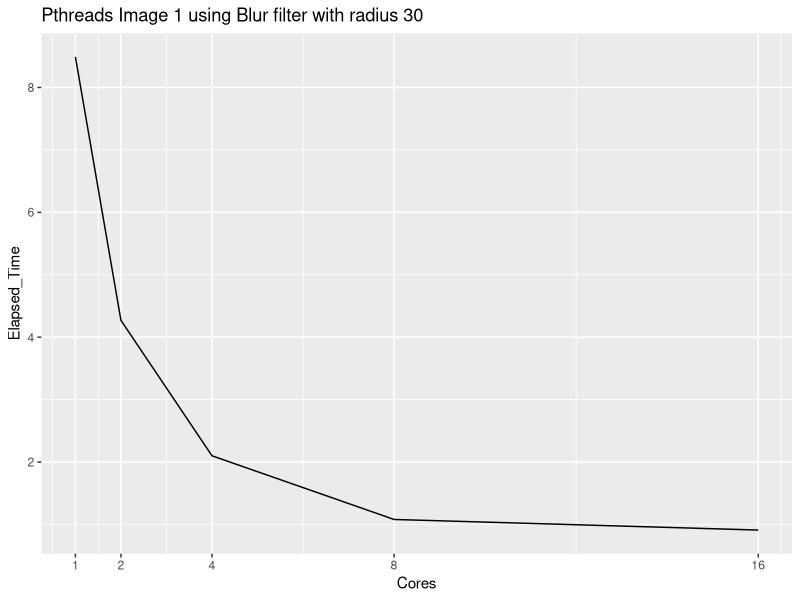
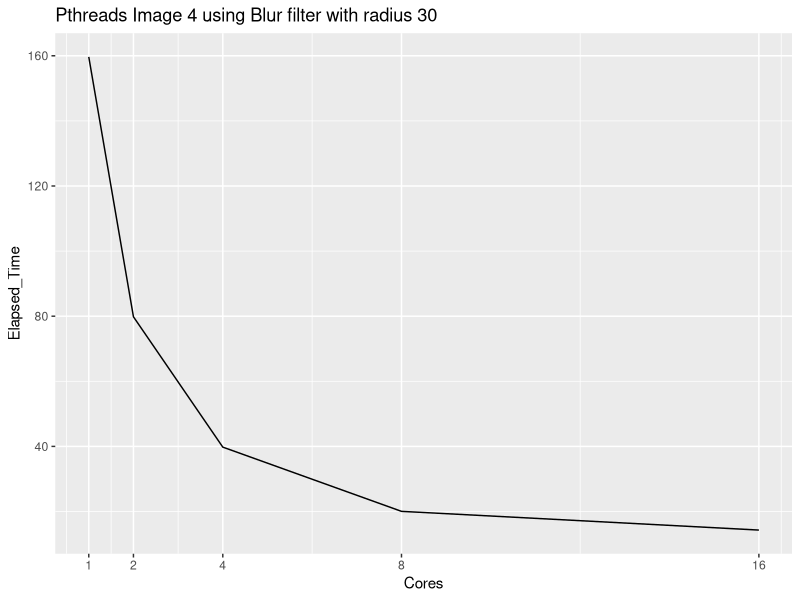
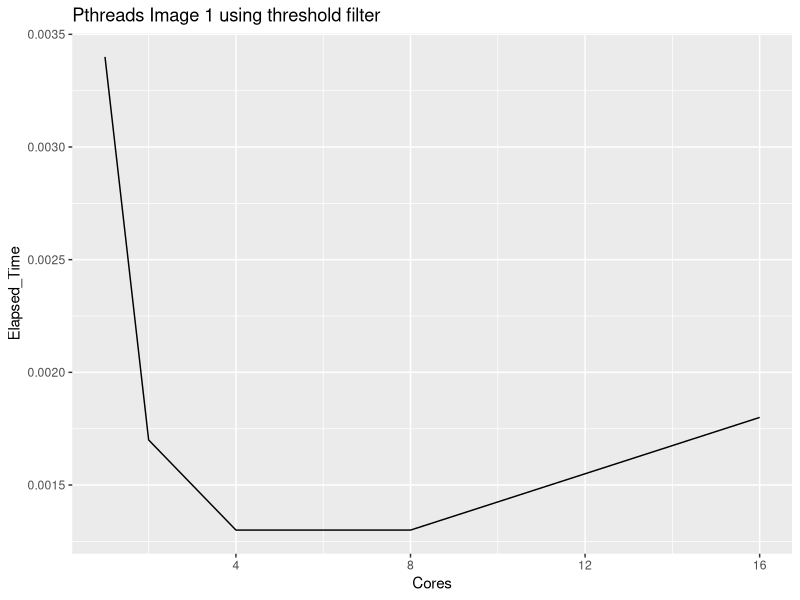
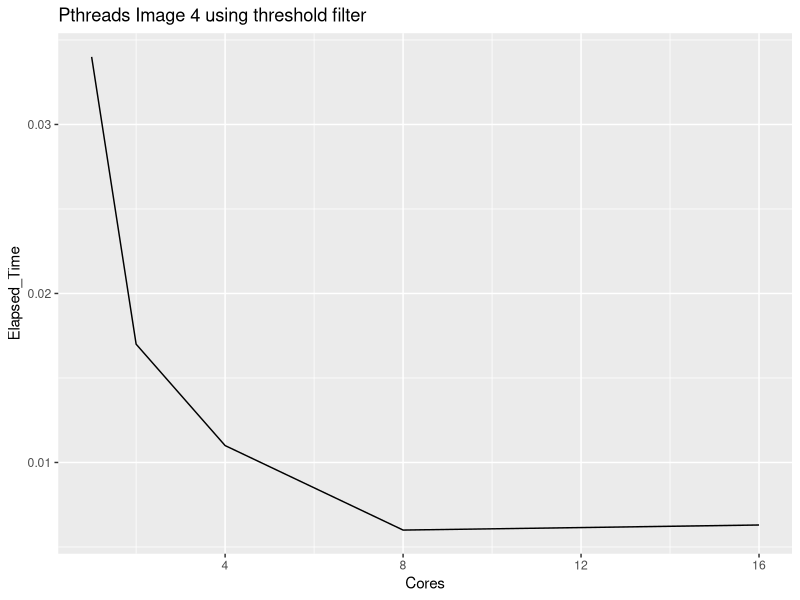

Generate these figures, in order, with R:
library(ggplot2)
library(lubridate)
library(reshape2)
rm(list=ls())

## PTHREADS ##

#Image 1 Blurc, radius 30.
x = c(1,2,4,8,16)
y = seconds(c(8.49, 4.27, 2.10, 1.08, 0.91))
x_name <- "Cores"
y_name <- "Elapsed_Time"

df <- data.frame(x,y)
names(df) <- c(x_name,y_name)
print(df)
ggplot(data = df, aes(x = Cores, y = Elapsed_Time)) + 
  geom_line() + 
  scale_x_continuous(labels = as.character(x), breaks = x) +
  ggtitle("Pthreads Image 1 using Blur filter with radius 30")

#Image 4 Blurc, radius 30.
x = c(1,2,4,8,16)
y = c(159.66, 79.82, 39.78, 20.05, 14.30)
x_name <- "Cores"
y_name <- "Elapsed_Time"

require(reshape2)
df <- data.frame(x,y)

names(df) <- c(x_name,y_name)
print(df)
ggplot(data = df, aes(x = Cores, y = Elapsed_Time)) + 
  geom_line() + 
  scale_x_continuous(labels = as.character(x), breaks = x) +
  ggtitle("Pthreads Image 4 using Blur filter with radius 30")

###########################

#Image 1 thresc
x = c(1,2,4,8,16)
y = c(0.0034,0.0017,0.0013,0.0013,0.0018)
x_name <- "Cores"
y_name <- "Elapsed_Time"

df <- data.frame(x,y)
names(df) <- c(x_name,y_name)
print(df)
ggplot(data = df, aes(x = Cores, y = Elapsed_Time)) + 
  geom_line() +
  ggtitle("Pthreads Image 1 using threshold filter")

#Image 4 thresc
x = c(1,2,4,8,16)
y = c(0.034,0.017, 0.011, 0.006, 0.0063)
x_name <- "Cores"
y_name <- "Elapsed_Time"

df <- data.frame(x,y)
names(df) <- c(x_name,y_name)
print(df)
ggplot(data = df, aes(x = Cores, y = Elapsed_Time)) + 
  geom_line() +
  ggtitle("Pthreads Image 4 using threshold filter")
